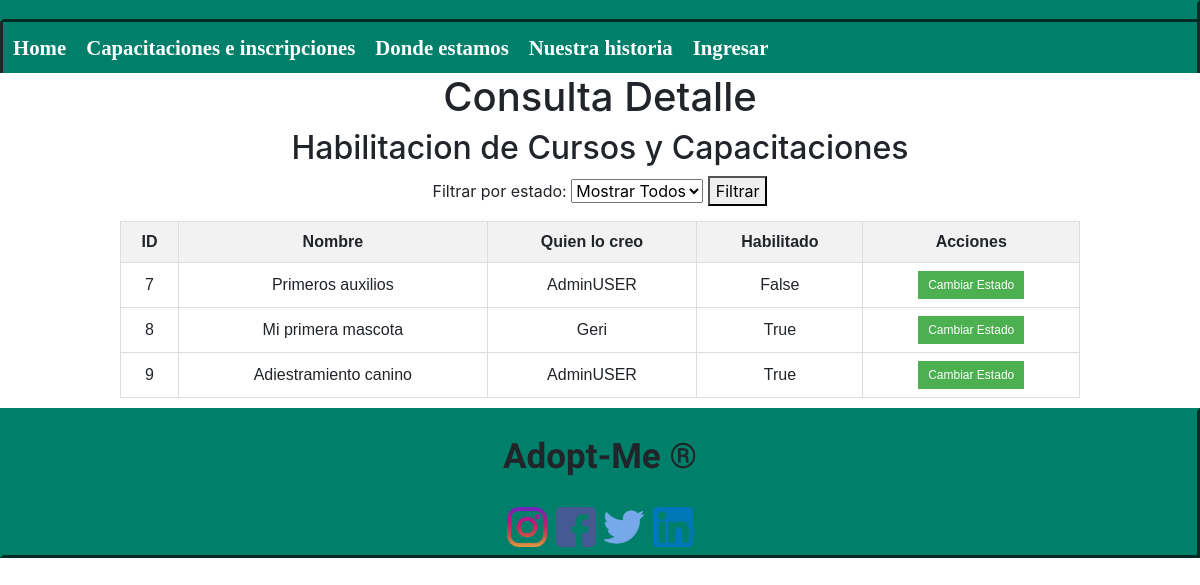
The page /notpublic/cursosycapacitaciones_detail/ on the database its author committed.
### myapp/models.py (models this page shows, shortened)
class Cursos(models.Model):
    id = models.AutoField(primary_key=True)
    nombre_curso = models.CharField(max_length=50)
    estado = models.BooleanField(default=True)
    usuario = models.ForeignKey(User, on_delete=models.CASCADE)

### myapp/views.py (the view)
# urls.py: path('notpublic/cursosycapacitaciones_detail/', views.filter_and_render, {'model_class': Cursos, 'template_name': 'notpublic/consulta_cursosycapacitaciones.html'}, name='cursosycapacitaciones_detail')
def filter_and_render(request, model_class, template_name):
    filtro = request.GET.get('estado_filtrar', None)
    if filtro is not None and filtro.isdigit():
        filtro = bool(int(filtro))  # Convert to boolean
    else:
        filtro = None  # Set to None if it's empty or not a valid integer
    datos = model_class.objects.all()
    if filtro is not None:
        datos = datos.filter(estado=filtro)
    return render(request, template_name, {
        'datos': datos,
    })

### myapp/templates/notpublic/consulta_cursosycapacitaciones.html (shortened to what this page needs)
{% extends 'layouts/base.html' %}
{% block content %}
<h1>Consulta Detalle</h1>
<h2>Habilitacion de Cursos y Capacitaciones</h2>
<form method="GET">
    <label for="estado_filtrar">Filtrar por estado:</label>
    <select name="estado_filtrar" id="estado_filtrar">
        <option value="" selected>Mostrar Todos</option>
    </select>
    <button type="submit">Filtrar</button>
</form>
<table>
  <tr>
    <th>ID</th>
    <th>Nombre</th>
    <th>Quien lo creo</th>
    <th>Habilitado</th>
    <th>Acciones</th>
  </tr>
  {% for dato in datos %}
    <tr>
      <td>{{ dato.id }}</td>
      <td>{{ dato.nombre_curso }}</td>
      <td>{{ dato.usuario.username }}</td>
      <td>{{ dato.estado }}</td>
      <td>
        <form method="POST" action="{% url 'change_cursosycapacitaciones' dato.id %}">
          <button type="submit" class="change-state-button">Cambiar Estado</button>
        </form>
      </td>
    </tr>
  {% endfor %}
</table>
{% endblock %}

### myapp/static/styles/stylesheet.css (style rules this page uses)
form { animation:animatezoom 2s }
table { font-family: Arial, sans-serif; border-collapse: collapse; width: 80%; margin: 10px auto; }
th, td { border: 1px solid #dddddd; text-align: left; padding: 8px; }
th { background-color: #f2f2f2; }
.change-state-button { background-color: #4CAF50; color: white; border: none; padding: 5px 10px; text-align: center; text-decoration: none; display: inline-block; font-size: 12px; cursor: pointer; }
h1, h2, form { text-align: center; }

### myapp/templates/notpublic/consulta_cursosycapacitaciones.html (style rules this page uses)
table { font-family: Arial, sans-serif; border-collapse: collapse; width: 80%; margin: 10px auto; }
th, td { border: 1px solid #dddddd; text-align: left; padding: 8px; }
th { background-color: #f2f2f2; }
.change-state-button { background-color: #4CAF50; color: white; border: none; padding: 5px 10px; text-align: center; text-decoration: none; display: inline-block; font-size: 12px; cursor: pointer; }
h1, h2, form, th, td { text-align: center; }

### rows shown on the page
Cursos: id "7", nombre_curso "Primeros auxilios", usuario.username "AdminUSER", estado "False"
Cursos: id "8", nombre_curso "Mi primera mascota", usuario.username "Geri", estado "True"
Cursos: id "9", nombre_curso "Adiestramiento canino", usuario.username "AdminUSER", estado "True"
